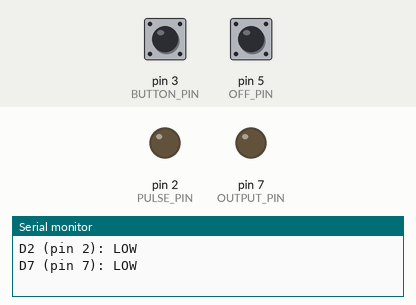
Recording of a sketch running on a simulated Arduino Nano, built with avr-gcc and run on an emulated ATmega328P. Shown: output pins drawn as LEDs (lit = HIGH), the last lines printed to the serial monitor. The inputs (shaded band) are chosen by the test bench; at power-on: pin 3 (BUTTON_PIN) HIGH, pin 5 (OFF_PIN) HIGH.

Above: at 1.2 s.
1.3 s: pin 3 (BUTTON_PIN) pulled LOW for 0.15 s
At 1.6 s:
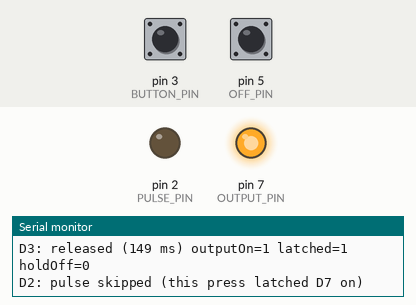
2.9 s: pin 3 (BUTTON_PIN) pulled LOW for 1 s
At 4.05 s:
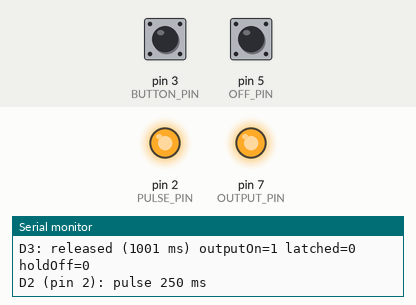
5.6 s: pin 5 (OFF_PIN) pulled LOW for 0.15 s
At 6.5 s:
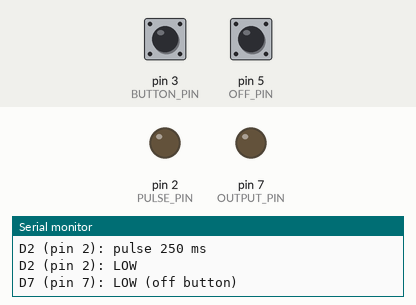
7.2 s: pin 3 (BUTTON_PIN) driven LOW
At 8.6 s:
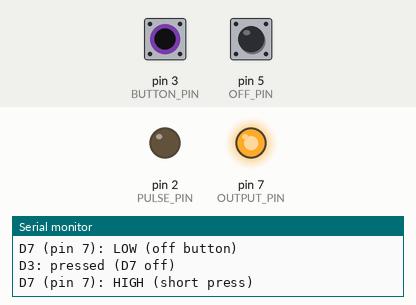
Timing chart, 0 to 10.7 s (numbered marks = the images above; inputs shaded):
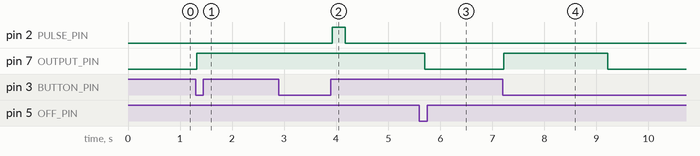

Measured:
- after the input at 1.3 s, pin 7 (OUTPUT_PIN): LOW → HIGH at once
- after the input at 2.9 s, pin 2 (PULSE_PIN): LOW → HIGH after 1.0 s, → LOW 0.25 s later
- after the input at 5.6 s, pin 7 (OUTPUT_PIN): HIGH → LOW after 0.10 s
- after the input at 7.2 s, pin 7 (OUTPUT_PIN): LOW → HIGH at once, → LOW 2.0 s later

The sketch:

PC_power_button_AVR_nano.ino
```cpp
/*
 * PC power button controller (Elegoo / Arduino Nano).
 *
 *   Short press D3             -> D7 latches HIGH if it was off
 *   Short press D3 while D7 on -> pulse D2 HIGH briefly (PC power switch)
 *   Hold D3 while D7 is HIGH   -> after HOLD_MS, D7 goes LOW
 *   Off input on D5            -> D7 goes LOW if it is on
 *
 * Pin numbers in code are the *digital* pin numbers, not always the silkscreen label:
 *
 *   Silkscreen D0-D13  ->  use 0-13 in code (D2 = 2, D3 = 3, D7 = 7)
 *   Silkscreen A0-A5   ->  use A0-A5 or 14-19 (A3 = A3 = 17)
 *   Silkscreen A6-A7   ->  analog only, cannot use digitalRead/digitalWrite
 *
 * Wiring:
 *   D2 -> motherboard power switch header
 *   D3 -> front-panel button to GND
 *   D5 -> off signal (button to GND or Pi GPIO)
 *   D7 -> latched status output (LED, relay, etc.)
 */

const int BUTTON_PIN = 3;  // silkscreen D3
const int PULSE_PIN = 2;   // silkscreen D2
const int OFF_PIN = 5;     // silkscreen D5
const int OUTPUT_PIN = 7;  // silkscreen D7

// true  = button connects pin to GND when pressed (internal pull-up)
// false = button connects pin to 5V when pressed (add 10k pulldown from pin to GND)
const bool BUTTON_TO_GND = true;
const bool OFF_TO_GND = true;

const unsigned long HOLD_MS = 2000;
const unsigned long PULSE_MS = 250;
const unsigned long DEBOUNCE_MS = 25;
const unsigned long OFF_DEBOUNCE_MS = 100;

bool outputOn = false;
bool lastReading = false;
bool debouncedPressed = false;
bool lastDebouncedPressed = false;
unsigned long lastDebounceTime = 0;
unsigned long pressStartTime = 0;
bool latchedOnThisPress = false;
bool holdOffThisPress = false;

bool offLastReading = false;
bool offDebouncedPressed = false;
bool lastOffDebouncedPressed = false;
unsigned long offDebounceTime = 0;

bool pulseActive = false;
unsigned long pulseEndTime = 0;

void configureInputPin(int pin, bool toGnd) {
  pinMode(pin, toGnd ? INPUT_PULLUP : INPUT);
}

bool readInputPressed(int pin, bool toGnd) {
  return toGnd ? (digitalRead(pin) == LOW) : (digitalRead(pin) == HIGH);
}

void setOutput(bool on, const char* reason) {
  if (outputOn == on) {
    return;
  }

  outputOn = on;
  digitalWrite(OUTPUT_PIN, on ? HIGH : LOW);

  Serial.print("D7 (pin ");
  Serial.print(OUTPUT_PIN);
  Serial.print("): ");
  Serial.print(on ? "HIGH" : "LOW");
  Serial.print(" (");
  Serial.print(reason);
  Serial.println(")");
}

void startPulse() {
  digitalWrite(PULSE_PIN, HIGH);
  pulseActive = true;
  pulseEndTime = millis() + PULSE_MS;

  Serial.print("D2 (pin ");
  Serial.print(PULSE_PIN);
  Serial.print("): pulse ");
  Serial.print(PULSE_MS);
  Serial.println(" ms");
}

void updatePulse() {
  if (pulseActive && millis() >= pulseEndTime) {
    digitalWrite(PULSE_PIN, LOW);
    pulseActive = false;

    Serial.print("D2 (pin ");
    Serial.print(PULSE_PIN);
    Serial.println("): LOW");
  }
}

void updateDebouncedButton() {
  bool reading = readInputPressed(BUTTON_PIN, BUTTON_TO_GND);

  if (reading != lastReading) {
    lastDebounceTime = millis();
  }

  if (millis() - lastDebounceTime >= DEBOUNCE_MS) {
    debouncedPressed = reading;
  }

  lastReading = reading;
}

void updateDebouncedOffButton() {
  bool reading = readInputPressed(OFF_PIN, OFF_TO_GND);

  if (reading != offLastReading) {
    offDebounceTime = millis();
  }

  if (millis() - offDebounceTime >= OFF_DEBOUNCE_MS) {
    offDebouncedPressed = reading;
  }

  offLastReading = reading;
}

void setup() {
  Serial.begin(9600);

  configureInputPin(BUTTON_PIN, BUTTON_TO_GND);
  configureInputPin(OFF_PIN, OFF_TO_GND);
  pinMode(PULSE_PIN, OUTPUT);
  pinMode(OUTPUT_PIN, OUTPUT);
  digitalWrite(PULSE_PIN, LOW);
  digitalWrite(OUTPUT_PIN, LOW);

  lastReading = readInputPressed(BUTTON_PIN, BUTTON_TO_GND);
  debouncedPressed = lastReading;
  lastDebouncedPressed = debouncedPressed;
  offLastReading = readInputPressed(OFF_PIN, OFF_TO_GND);
  offDebouncedPressed = offLastReading;
  lastOffDebouncedPressed = offDebouncedPressed;

  Serial.println("Ready v2. Short press latches D7; short press while on = D2 pulse.");
  Serial.println("D2 (pin 2): LOW");
  Serial.println("D7 (pin 7): LOW");
}

void loop() {
  updateDebouncedButton();
  updateDebouncedOffButton();
  updatePulse();

  if (offDebouncedPressed && !lastOffDebouncedPressed && outputOn) {
    setOutput(false, "off button");
  }

  if (debouncedPressed && !lastDebouncedPressed) {
    latchedOnThisPress = false;
    holdOffThisPress = false;
    pressStartTime = millis();
    Serial.print("D3: pressed (D7 ");
    Serial.print(outputOn ? "on" : "off");
    Serial.println(")");
    if (!outputOn) {
      setOutput(true, "short press");
      latchedOnThisPress = true;
    }
  }

  if (debouncedPressed && outputOn && !holdOffThisPress) {
    if (millis() - pressStartTime >= HOLD_MS) {
      setOutput(false, "held to turn off");
      holdOffThisPress = true;
    }
  }

  if (!debouncedPressed && lastDebouncedPressed) {
    unsigned long pressDuration = millis() - pressStartTime;
    bool shortPress = pressDuration < HOLD_MS;
    bool shouldPulse = shortPress && outputOn && !latchedOnThisPress && !holdOffThisPress;

    Serial.print("D3: released (");
    Serial.print(pressDuration);
    Serial.print(" ms) outputOn=");
    Serial.print(outputOn ? 1 : 0);
    Serial.print(" latched=");
    Serial.print(latchedOnThisPress ? 1 : 0);
    Serial.print(" holdOff=");
    Serial.println(holdOffThisPress ? 1 : 0);

    if (shouldPulse) {
      startPulse();
    } else if (shortPress && latchedOnThisPress) {
      Serial.println("D2: pulse skipped (this press latched D7 on)");
    } else if (shortPress && holdOffThisPress) {
      Serial.println("D2: pulse skipped (held to turn off)");
    } else if (shortPress && !outputOn) {
      Serial.println("D2: pulse skipped (D7 is off)");
    } else {
      Serial.println("D2: pulse skipped (long press)");
    }
  }

  lastDebouncedPressed = debouncedPressed;
  lastOffDebouncedPressed = offDebouncedPressed;
}
```
